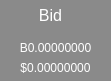
         <widget class="QWidget" name="qWidgetBittrexBid" native="true">
          <property name="geometry">
           <rect>
            <x>360</x>
            <y>180</y>
            <width>111</width>
            <height>81</height>
           </rect>
          </property>
          <property name="palette">
           <palette>
            <active>
             <colorrole role="WindowText">
              <brush brushstyle="SolidPattern">
               <color alpha="255">
                <red>255</red>
                <green>255</green>
                <blue>255</blue>
               </color>
              </brush>
             </colorrole>
             <colorrole role="Button">
              <brush brushstyle="SolidPattern">
               <color alpha="255">
                <red>138</red>
                <green>138</green>
                <blue>138</blue>
               </color>
              </brush>
             </colorrole>
             <colorrole role="Text">
              <brush brushstyle="SolidPattern">
               <color alpha="255">
                <red>255</red>
                <green>255</green>
                <blue>255</blue>
               </color>
              </brush>
             </colorrole>
             <colorrole role="ButtonText">
              <brush brushstyle="SolidPattern">
               <color alpha="255">
                <red>255</red>
                <green>255</green>
                <blue>255</blue>
               </color>
              </brush>
             </colorrole>
             <colorrole role="Base">
              <brush brushstyle="SolidPattern">
               <color alpha="255">
                <red>138</red>
                <green>138</green>
                <blue>138</blue>
               </color>
              </brush>
             </colorrole>
             <colorrole role="Window">
              <brush brushstyle="SolidPattern">
               <color alpha="255">
                <red>138</red>
                <green>138</green>
                <blue>138</blue>
               </color>
              </brush>
             </colorrole>
            </active>
            <inactive>
             <colorrole role="WindowText">
              <brush brushstyle="SolidPattern">
               <color alpha="255">
                <red>255</red>
                <green>255</green>
                <blue>255</blue>
               </color>
              </brush>
             </colorrole>
             <colorrole role="Button">
              <brush brushstyle="SolidPattern">
               <color alpha="255">
                <red>138</red>
                <green>138</green>
                <blue>138</blue>
               </color>
              </brush>
             </colorrole>
             <colorrole role="Text">
              <brush brushstyle="SolidPattern">
               <color alpha="255">
                <red>255</red>
                <green>255</green>
                <blue>255</blue>
               </color>
              </brush>
             </colorrole>
             <colorrole role="ButtonText">
              <brush brushstyle="SolidPattern">
               <color alpha="255">
                <red>255</red>
                <green>255</green>
                <blue>255</blue>
               </color>
              </brush>
             </colorrole>
             <colorrole role="Base">
              <brush brushstyle="SolidPattern">
               <color alpha="255">
                <red>138</red>
                <green>138</green>
                <blue>138</blue>
               </color>
              </brush>
             </colorrole>
             <colorrole role="Window">
              <brush brushstyle="SolidPattern">
               <color alpha="255">
                <red>138</red>
                <green>138</green>
                <blue>138</blue>
               </color>
              </brush>
             </colorrole>
            </inactive>
            <disabled>
             <colorrole role="WindowText">
              <brush brushstyle="SolidPattern">
               <color alpha="255">
                <red>255</red>
                <green>255</green>
                <blue>255</blue>
               </color>
              </brush>
             </colorrole>
             <colorrole role="Button">
              <brush brushstyle="SolidPattern">
               <color alpha="255">
                <red>138</red>
                <green>138</green>
                <blue>138</blue>
               </color>
              </brush>
             </colorrole>
             <colorrole role="Text">
              <brush brushstyle="SolidPattern">
               <color alpha="255">
                <red>255</red>
                <green>255</green>
                <blue>255</blue>
               </color>
              </brush>
             </colorrole>
             <colorrole role="ButtonText">
              <brush brushstyle="SolidPattern">
               <color alpha="255">
                <red>255</red>
                <green>255</green>
                <blue>255</blue>
               </color>
              </brush>
             </colorrole>
             <colorrole role="Base">
              <brush brushstyle="SolidPattern">
               <color alpha="255">
                <red>138</red>
                <green>138</green>
                <blue>138</blue>
               </color>
              </brush>
             </colorrole>
             <colorrole role="Window">
              <brush brushstyle="SolidPattern">
               <color alpha="255">
                <red>138</red>
                <green>138</green>
                <blue>138</blue>
               </color>
              </brush>
             </colorrole>
            </disabled>
           </palette>
          </property>
          <widget class="QLabel" name="lblBittrexBidHeader">
           <property name="geometry">
            <rect>
             <x>0</x>
             <y>0</y>
             <width>101</width>
             <height>31</height>
            </rect>
           </property>
           <property name="palette">
            <palette>
             <active>
              <colorrole role="WindowText">
               <brush brushstyle="SolidPattern">
                <color alpha="255">
                 <red>255</red>
                 <green>255</green>
                 <blue>255</blue>
                </color>
               </brush>
              </colorrole>
              <colorrole role="Button">
               <brush brushstyle="SolidPattern">
                <color alpha="255">
                 <red>138</red>
                 <green>138</green>
                 <blue>138</blue>
                </color>
               </brush>
              </colorrole>
              <colorrole role="Text">
               <brush brushstyle="SolidPattern">
                <color alpha="255">
                 <red>255</red>
                 <green>255</green>
                 <blue>255</blue>
                </color>
               </brush>
              </colorrole>
              <colorrole role="ButtonText">
               <brush brushstyle="SolidPattern">
                <color alpha="255">
                 <red>255</red>
                 <green>255</green>
                 <blue>255</blue>
                </color>
               </brush>
              </colorrole>
              <colorrole role="Base">
               <brush brushstyle="SolidPattern">
                <color alpha="255">
                 <red>138</red>
                 <green>138</green>
                 <blue>138</blue>
                </color>
               </brush>
              </colorrole>
              <colorrole role="Window">
               <brush brushstyle="SolidPattern">
                <color alpha="255">
                 <red>138</red>
                 <green>138</green>
                 <blue>138</blue>
                </color>
               </brush>
              </colorrole>
             </active>
             <inactive>
              <colorrole role="WindowText">
               <brush brushstyle="SolidPattern">
                <color alpha="255">
                 <red>255</red>
                 <green>255</green>
                 <blue>255</blue>
                </color>
               </brush>
              </colorrole>
              <colorrole role="Button">
               <brush brushstyle="SolidPattern">
                <color alpha="255">
                 <red>138</red>
                 <green>138</green>
                 <blue>138</blue>
                </color>
               </brush>
              </colorrole>
              <colorrole role="Text">
               <brush brushstyle="SolidPattern">
                <color alpha="255">
                 <red>255</red>
                 <green>255</green>
                 <blue>255</blue>
                </color>
               </brush>
              </colorrole>
              <colorrole role="ButtonText">
               <brush brushstyle="SolidPattern">
                <color alpha="255">
                 <red>255</red>
                 <green>255</green>
                 <blue>255</blue>
                </color>
               </brush>
              </colorrole>
              <colorrole role="Base">
               <brush brushstyle="SolidPattern">
                <color alpha="255">
                 <red>138</red>
                 <green>138</green>
                 <blue>138</blue>
                </color>
               </brush>
              </colorrole>
              <colorrole role="Window">
               <brush brushstyle="SolidPattern">
                <color alpha="255">
                 <red>138</red>
                 <green>138</green>
                 <blue>138</blue>
                </color>
               </brush>
              </colorrole>
             </inactive>
             <disabled>
              <colorrole role="WindowText">
               <brush brushstyle="SolidPattern">
                <color alpha="255">
                 <red>255</red>
                 <green>255</green>
                 <blue>255</blue>
                </color>
               </brush>
              </colorrole>
              <colorrole role="Button">
               <brush brushstyle="SolidPattern">
                <color alpha="255">
                 <red>138</red>
                 <green>138</green>
                 <blue>138</blue>
                </color>
               </brush>
              </colorrole>
              <colorrole role="Text">
               <brush brushstyle="SolidPattern">
                <color alpha="255">
                 <red>255</red>
                 <green>255</green>
                 <blue>255</blue>
                </color>
               </brush>
              </colorrole>
              <colorrole role="ButtonText">
               <brush brushstyle="SolidPattern">
                <color alpha="255">
                 <red>255</red>
                 <green>255</green>
                 <blue>255</blue>
                </color>
               </brush>
              </colorrole>
              <colorrole role="Base">
               <brush brushstyle="SolidPattern">
                <color alpha="255">
                 <red>138</red>
                 <green>138</green>
                 <blue>138</blue>
                </color>
               </brush>
              </colorrole>
              <colorrole role="Window">
               <brush brushstyle="SolidPattern">
                <color alpha="255">
                 <red>138</red>
                 <green>138</green>
                 <blue>138</blue>
                </color>
               </brush>
              </colorrole>
             </disabled>
            </palette>
           </property>
           <property name="styleSheet">
            <string notr="true">border:none;</string>
           </property>
           <property name="text">
            <string>&lt;html&gt;&lt;head/&gt;&lt;body&gt;&lt;p align=&quot;center&quot;&gt;&lt;span style=&quot; font-size:12pt; color:#ffffff;&quot;&gt;Bid&lt;/span&gt;&lt;/p&gt;&lt;/body&gt;&lt;/html&gt;</string>
           </property>
          </widget>
          <widget class="QLabel" name="lblBittrexBidBtc">
           <property name="geometry">
            <rect>
             <x>10</x>
             <y>40</y>
             <width>91</width>
             <height>16</height>
            </rect>
           </property>
           <property name="palette">
            <palette>
             <active>
              <colorrole role="WindowText">
               <brush brushstyle="SolidPattern">
                <color alpha="255">
                 <red>255</red>
                 <green>255</green>
                 <blue>255</blue>
                </color>
               </brush>
              </colorrole>
              <colorrole role="Button">
               <brush brushstyle="SolidPattern">
                <color alpha="255">
                 <red>138</red>
                 <green>138</green>
                 <blue>138</blue>
                </color>
               </brush>
              </colorrole>
              <colorrole role="Text">
               <brush brushstyle="SolidPattern">
                <color alpha="255">
                 <red>255</red>
                 <green>255</green>
                 <blue>255</blue>
                </color>
               </brush>
              </colorrole>
              <colorrole role="ButtonText">
               <brush brushstyle="SolidPattern">
                <color alpha="255">
                 <red>255</red>
                 <green>255</green>
                 <blue>255</blue>
                </color>
               </brush>
              </colorrole>
              <colorrole role="Base">
               <brush brushstyle="SolidPattern">
                <color alpha="255">
                 <red>138</red>
                 <green>138</green>
                 <blue>138</blue>
                </color>
               </brush>
              </colorrole>
              <colorrole role="Window">
               <brush brushstyle="SolidPattern">
                <color alpha="255">
                 <red>138</red>
                 <green>138</green>
                 <blue>138</blue>
                </color>
               </brush>
              </colorrole>
             </active>
             <inactive>
              <colorrole role="WindowText">
               <brush brushstyle="SolidPattern">
                <color alpha="255">
                 <red>255</red>
                 <green>255</green>
                 <blue>255</blue>
                </color>
               </brush>
              </colorrole>
              <colorrole role="Button">
               <brush brushstyle="SolidPattern">
                <color alpha="255">
                 <red>138</red>
                 <green>138</green>
                 <blue>138</blue>
                </color>
               </brush>
              </colorrole>
              <colorrole role="Text">
               <brush brushstyle="SolidPattern">
                <color alpha="255">
                 <red>255</red>
                 <green>255</green>
                 <blue>255</blue>
                </color>
               </brush>
              </colorrole>
              <colorrole role="ButtonText">
               <brush brushstyle="SolidPattern">
                <color alpha="255">
                 <red>255</red>
                 <green>255</green>
                 <blue>255</blue>
                </color>
               </brush>
              </colorrole>
              <colorrole role="Base">
               <brush brushstyle="SolidPattern">
                <color alpha="255">
                 <red>138</red>
                 <green>138</green>
                 <blue>138</blue>
                </color>
               </brush>
              </colorrole>
              <colorrole role="Window">
               <brush brushstyle="SolidPattern">
                <color alpha="255">
                 <red>138</red>
                 <green>138</green>
                 <blue>138</blue>
                </color>
               </brush>
              </colorrole>
             </inactive>
             <disabled>
              <colorrole role="WindowText">
               <brush brushstyle="SolidPattern">
                <color alpha="255">
                 <red>255</red>
                 <green>255</green>
                 <blue>255</blue>
                </color>
               </brush>
              </colorrole>
              <colorrole role="Button">
               <brush brushstyle="SolidPattern">
                <color alpha="255">
                 <red>138</red>
                 <green>138</green>
                 <blue>138</blue>
                </color>
               </brush>
              </colorrole>
              <colorrole role="Text">
               <brush brushstyle="SolidPattern">
                <color alpha="255">
                 <red>255</red>
                 <green>255</green>
                 <blue>255</blue>
                </color>
               </brush>
              </colorrole>
              <colorrole role="ButtonText">
               <brush brushstyle="SolidPattern">
                <color alpha="255">
                 <red>255</red>
                 <green>255</green>
                 <blue>255</blue>
                </color>
               </brush>
              </colorrole>
              <colorrole role="Base">
               <brush brushstyle="SolidPattern">
                <color alpha="255">
                 <red>138</red>
                 <green>138</green>
                 <blue>138</blue>
                </color>
               </brush>
              </colorrole>
              <colorrole role="Window">
               <brush brushstyle="SolidPattern">
                <color alpha="255">
                 <red>138</red>
                 <green>138</green>
                 <blue>138</blue>
                </color>
               </brush>
              </colorrole>
             </disabled>
            </palette>
           </property>
           <property name="text">
            <string>&lt;html&gt;&lt;head/&gt;&lt;body&gt;&lt;p&gt;&lt;span style=&quot; font-size:9pt; color:#ffffff;&quot;&gt;B0.00000000&lt;/span&gt;&lt;/p&gt;&lt;/body&gt;&lt;/html&gt;</string>
           </property>
           <property name="alignment">
            <set>Qt::AlignCenter</set>
           </property>
          </widget>
          <widget class="QLabel" name="lblBittrexBidUsd">
           <property name="geometry">
            <rect>
             <x>10</x>
             <y>60</y>
             <width>91</width>
             <height>16</height>
            </rect>
           </property>
           <property name="palette">
            <palette>
             <active>
              <colorrole role="WindowText">
               <brush brushstyle="SolidPattern">
                <color alpha="255">
                 <red>255</red>
                 <green>255</green>
                 <blue>255</blue>
                </color>
               </brush>
              </colorrole>
              <colorrole role="Button">
               <brush brushstyle="SolidPattern">
                <color alpha="255">
                 <red>138</red>
                 <green>138</green>
                 <blue>138</blue>
                </color>
               </brush>
              </colorrole>
              <colorrole role="Text">
               <brush brushstyle="SolidPattern">
                <color alpha="255">
                 <red>255</red>
                 <green>255</green>
                 <blue>255</blue>
                </color>
               </brush>
              </colorrole>
              <colorrole role="ButtonText">
               <brush brushstyle="SolidPattern">
                <color alpha="255">
                 <red>255</red>
                 <green>255</green>
                 <blue>255</blue>
                </color>
               </brush>
              </colorrole>
              <colorrole role="Base">
               <brush brushstyle="SolidPattern">
                <color alpha="255">
                 <red>138</red>
                 <green>138</green>
                 <blue>138</blue>
                </color>
               </brush>
              </colorrole>
              <colorrole role="Window">
               <brush brushstyle="SolidPattern">
                <color alpha="255">
                 <red>138</red>
                 <green>138</green>
                 <blue>138</blue>
                </color>
               </brush>
              </colorrole>
             </active>
             <inactive>
              <colorrole role="WindowText">
               <brush brushstyle="SolidPattern">
                <color alpha="255">
                 <red>255</red>
                 <green>255</green>
                 <blue>255</blue>
                </color>
               </brush>
              </colorrole>
              <colorrole role="Button">
               <brush brushstyle="SolidPattern">
                <color alpha="255">
                 <red>138</red>
                 <green>138</green>
                 <blue>138</blue>
                </color>
               </brush>
              </colorrole>
              <colorrole role="Text">
               <brush brushstyle="SolidPattern">
                <color alpha="255">
                 <red>255</red>
                 <green>255</green>
                 <blue>255</blue>
                </color>
               </brush>
              </colorrole>
              <colorrole role="ButtonText">
               <brush brushstyle="SolidPattern">
                <color alpha="255">
                 <red>255</red>
                 <green>255</green>
                 <blue>255</blue>
                </color>
               </brush>
              </colorrole>
              <colorrole role="Base">
               <brush brushstyle="SolidPattern">
                <color alpha="255">
                 <red>138</red>
                 <green>138</green>
                 <blue>138</blue>
                </color>
               </brush>
              </colorrole>
              <colorrole role="Window">
               <brush brushstyle="SolidPattern">
                <color alpha="255">
                 <red>138</red>
                 <green>138</green>
                 <blue>138</blue>
                </color>
               </brush>
              </colorrole>
             </inactive>
             <disabled>
              <colorrole role="WindowText">
               <brush brushstyle="SolidPattern">
                <color alpha="255">
                 <red>255</red>
                 <green>255</green>
                 <blue>255</blue>
                </color>
               </brush>
              </colorrole>
              <colorrole role="Button">
               <brush brushstyle="SolidPattern">
                <color alpha="255">
                 <red>138</red>
                 <green>138</green>
                 <blue>138</blue>
                </color>
               </brush>
              </colorrole>
              <colorrole role="Text">
               <brush brushstyle="SolidPattern">
                <color alpha="255">
                 <red>255</red>
                 <green>255</green>
                 <blue>255</blue>
                </color>
               </brush>
              </colorrole>
              <colorrole role="ButtonText">
               <brush brushstyle="SolidPattern">
                <color alpha="255">
                 <red>255</red>
                 <green>255</green>
                 <blue>255</blue>
                </color>
               </brush>
              </colorrole>
              <colorrole role="Base">
               <brush brushstyle="SolidPattern">
                <color alpha="255">
                 <red>138</red>
                 <green>138</green>
                 <blue>138</blue>
                </color>
               </brush>
              </colorrole>
              <colorrole role="Window">
               <brush brushstyle="SolidPattern">
                <color alpha="255">
                 <red>138</red>
                 <green>138</green>
                 <blue>138</blue>
                </color>
               </brush>
              </colorrole>
             </disabled>
            </palette>
           </property>
           <property name="text">
            <string>&lt;html&gt;&lt;head/&gt;&lt;body&gt;&lt;p&gt;&lt;span style=&quot; font-size:9pt; color:#ffffff;&quot;&gt;$0.00000000&lt;/span&gt;&lt;/p&gt;&lt;/body&gt;&lt;/html&gt;</string>
           </property>
           <property name="alignment">
            <set>Qt::AlignCenter</set>
           </property>
          </widget>
         </widget>
